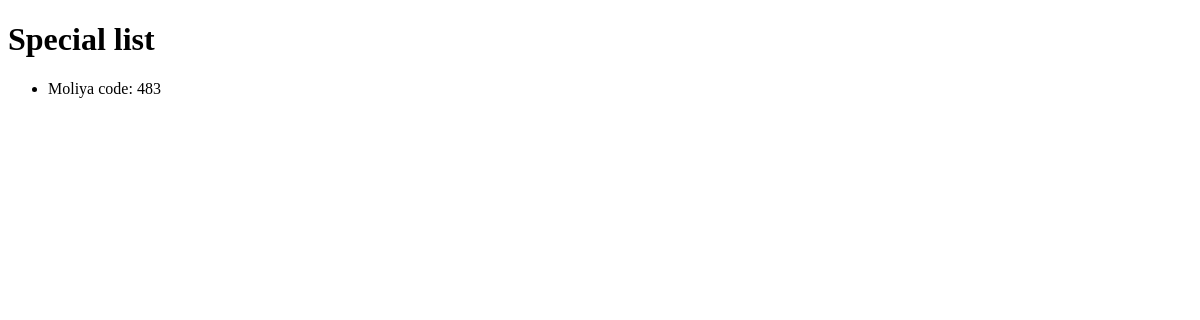
Page /courses/speciality/ on the earlier database version.
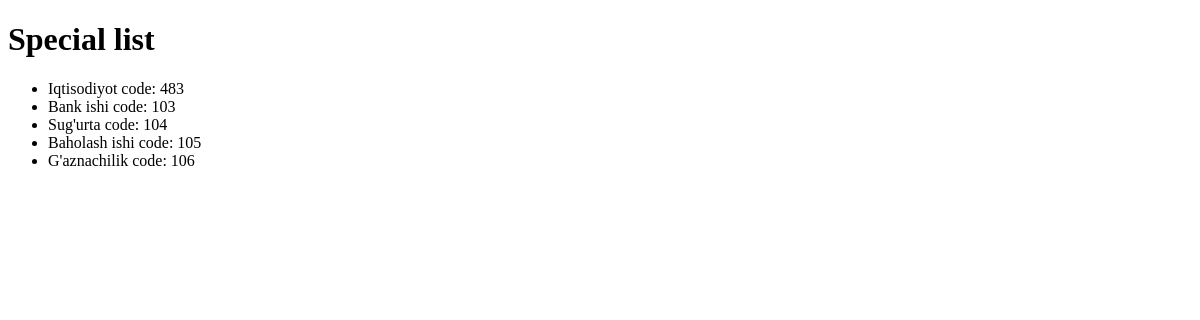
Same page on the later database version.
### courses/models.py (models this page shows, shortened)
class Speciality(models.Model):
    is_active = models.BooleanField(default=True)
    name = models.CharField(max_length=250)
    code = models.IntegerField()
    start_date = models.DateTimeField(auto_now_add=True)

### courses/views.py (the view)
# urls.py: path('speciality/', special, name='special_list'),
def special(request):
    special_list = Speciality.objects.all()
    return render(request, 'courses/special_list.html', {'special_list': special_list})

### courses/templates/courses/special_list.html (shortened to what this page needs)
<!DOCTYPE html>
<html lang="en">
<head>
</head>
<body>
    <h1>Special list</h1>
    <ul>
        {% if special_list %}
            {% for special in special_list %}
                <li>{{ special.name }} code: {{ special.code }}</li>
            {% endfor %}
        {% else %}
            <h1>Special list None</h1>
        {% endif %}
    </ul>
</body>
</html>

Differences in the rows shown:
changed Speciality: name "Moliya" → "Iqtisodiyot"
added Speciality: name "Bank ishi", code "103"
added Speciality: name "Sug'urta", code "104"
added Speciality: name "Baholash ishi", code "105"
added Speciality: name "G'aznachilik", code "106"
